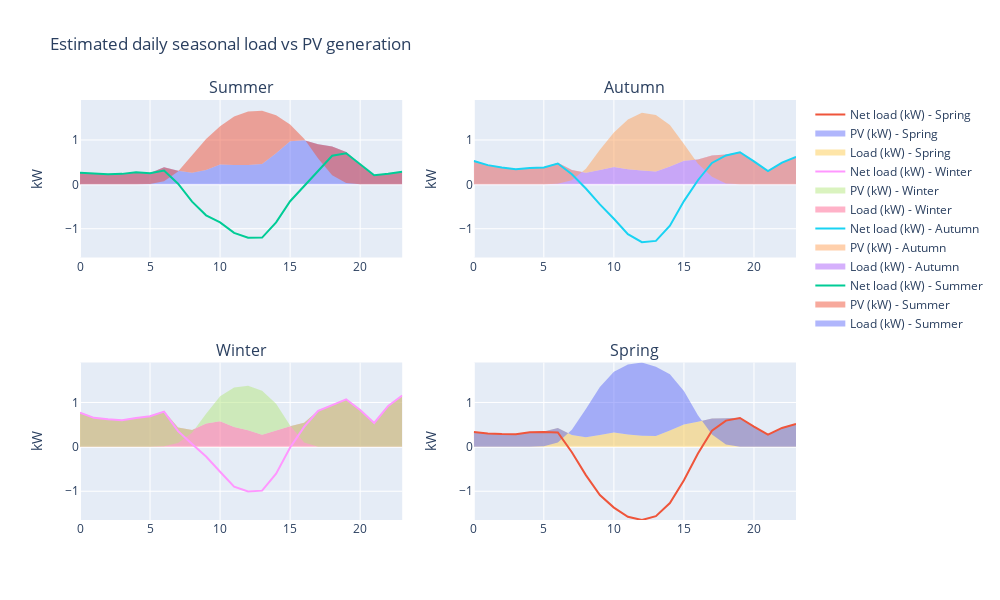

The cell this chart's notebook holds for it:
### Code cell
#  Showing the results
# ]f battery doesn't exist:

if battery_kwh == 0:

    display('Estimated annual PV energy generated: '+ Results['Annual_PV_Generation'].astype(int).astype(str) + ' kWh')
    display('Estimated annual PV energy generated per kW installed capacity: '+ Results['Annual_PV_Generation_per_kW'].astype(int).astype(str) + ' kWh')
    display('Estimated PV energy consumed on-site: '+ Results['Est_Annual_PV_self_consumption_SolarOnly'].astype(int).astype(str) + ' kWh')
    display('Estimated annual CO2 emissions avoided: ' + (0.82* Results['Annual_PV_Generation']).astype(int).astype(str)  + ' kg CO2')
    display('Estimated energy exported to grid (No battery): '+ Results['Est_Annual_PV_export_SolarOnly'].astype(int).astype(str) + ' kWh')
    display('Estimated saving due to not using the grid (No battery): '+ Results['Saving_due_to_not_using_grid_SolarOnly'].astype(int).astype(str) + ' $')
    display('Estimated annual Feed-in tariff payment (No battery): '+ Results['FiT_Payment_SolarOnly'].astype(int).astype(str) + ' $')
    display('Estimated total annual saving (No battery): '+ Results['Annual_Saving_SolarOnly'].astype(int).astype(str) + ' $')

else:
    
    display('Estimated annual PV energy generated: '+ Results['Annual_PV_Generation'].astype(int).astype(str) + ' kWh')
    display('Estimated annual PV energy generated per kW installed capacity: '+ Results['Annual_PV_Generation_per_kW'].astype(int).astype(str) + ' kWh')

    display('Estimated annual CO2 emissions avoided: ' + (0.82* Results['Annual_PV_Generation']).astype(int).astype(str)  + ' kg CO2')

    display('Result without battery:')
    display('Estimated PV energy consumed on-site (No Battery): '+ Results['Est_Annual_PV_self_consumption_SolarOnly'].astype(int).astype(str) + ' kWh')
    display('Estimated energy exported to grid (No battery): '+ Results['Est_Annual_PV_export_SolarOnly'].astype(int).astype(str) + ' kWh')
    display('Estimated saving due to not using the grid (No battery): '+ Results['Saving_due_to_not_using_grid_SolarOnly'].astype(int).astype(str) + ' $')
    display('Estimated annual Feed-in tariff payment (No battery): '+ Results['FiT_Payment_SolarOnly'].astype(int).astype(str) + ' $')
    display('Estimated total annual saving (No battery): '+ Results['Annual_Saving_SolarOnly'].astype(int).astype(str) + ' $')

    display('Result with battery:')
    display('Estimated PV energy consumed on-site: '+ Results['Est_Annual_PV_self_consumption_sol_batt'].astype(int).astype(str) + ' kWh')

    display('Estimated energy exported to grid: '+ Results['Est_Annual_PV_export_sol_batt'].astype(int).astype(str) + ' kWh')
    display('Estimated saving due to not using the grid: '+ Results['Saving_due_to_not_using_grid_sol_batt'].astype(int).astype(str) + ' $')
    display('Estimated annual Feed-in tariff payment: '+ Results['FiT_Payment_sol_batt'].astype(int).astype(str) + ' $')
    display('Estimated total annual saving: '+ Results['Annual_Saving_sol_batt'].astype(int).astype(str) + ' $')

# Estimated daily seasonal load vs PV generation

LoadSeasonalPattern=pd.read_json(Results['Load_seasonal_pattern_kW'])
PVSeasonalPattern=pd.read_json(Results['PV_seasonal_pattern_kW'])
if battery_kwh > 0:
    PVBattSeasonalPattern=pd.read_json(Results['pv_batt_seasonal_pattern_kW'])

LoadSeasonalPattern_Sum=LoadSeasonalPattern.loc[LoadSeasonalPattern[0]==1,[1,2]]
LoadSeasonalPattern_Fal=LoadSeasonalPattern.loc[LoadSeasonalPattern[0]==2,[1,2]]
LoadSeasonalPattern_Win=LoadSeasonalPattern.loc[LoadSeasonalPattern[0]==3,[1,2]]
LoadSeasonalPattern_Spr=LoadSeasonalPattern.loc[LoadSeasonalPattern[0]==4,[1,2]]

PVSeasonalPattern_Sum=PVSeasonalPattern.loc[PVSeasonalPattern[0]==1,[1,2]]
PVSeasonalPattern_Fal=PVSeasonalPattern.loc[PVSeasonalPattern[0]==2,[1,2]]
PVSeasonalPattern_Win=PVSeasonalPattern.loc[PVSeasonalPattern[0]==3,[1,2]]
PVSeasonalPattern_Spr=PVSeasonalPattern.loc[PVSeasonalPattern[0]==4,[1,2]]
# if battery exists:

if battery_kwh > 0:
    PVBattSeasonalPattern_Sum=PVBattSeasonalPattern.loc[PVBattSeasonalPattern[0]==1,[1,2]]
    PVBattSeasonalPattern_Fal=PVBattSeasonalPattern.loc[PVBattSeasonalPattern[0]==2,[1,2]]
    PVBattSeasonalPattern_Win=PVBattSeasonalPattern.loc[PVBattSeasonalPattern[0]==3,[1,2]]
    PVBattSeasonalPattern_Spr=PVBattSeasonalPattern.loc[PVBattSeasonalPattern[0]==4,[1,2]]

trace1 = go.Scatter(
    x=LoadSeasonalPattern_Sum[1],
    y=LoadSeasonalPattern_Sum[2],fill='tozeroy', mode= 'none',name='Load (kW) - Summer')
trace11 = go.Scatter(
    x=PVSeasonalPattern_Sum[1],
    y=PVSeasonalPattern_Sum[2],fill='tonexty', mode= 'none',name='PV (kW) - Summer')

if battery_kwh > 0:
    trace12 = go.Scatter(
        x=PVBattSeasonalPattern_Sum[1],
        y=PVBattSeasonalPattern_Sum[2], mode= 'lines',name='Net load (with battery) (kW) - Summer')   
trace13 = go.Scatter(
    x=LoadSeasonalPattern_Sum[1],
    y=LoadSeasonalPattern_Sum[2]-PVSeasonalPattern_Sum[2], mode= 'lines',name='Net load (kW) - Summer')   

trace2 = go.Scatter(
    x=LoadSeasonalPattern_Fal[1],
    y=LoadSeasonalPattern_Fal[2],
    xaxis='x2',yaxis='y2',fill='tozeroy', mode= 'none',name='Load (kW) - Autumn')
trace21 = go.Scatter(
    x=PVSeasonalPattern_Fal[1],
    y=PVSeasonalPattern_Fal[2],
    xaxis='x2',yaxis='y2',fill='tonexty', mode= 'none',name='PV (kW) - Autumn')

if battery_kwh > 0:
    trace22 = go.Scatter(
        x=PVBattSeasonalPattern_Fal[1],
        y=PVBattSeasonalPattern_Fal[2], mode= 'lines',name='Net load (with battery) (kW) - Autumn')  
trace23 = go.Scatter(
    x=LoadSeasonalPattern_Fal[1],
    y=LoadSeasonalPattern_Fal[2]-PVSeasonalPattern_Fal[2], mode= 'lines',name='Net load (kW) - Autumn') 

trace3 = go.Scatter(
    x=LoadSeasonalPattern_Win[1],
    y=LoadSeasonalPattern_Win[2],
    xaxis='x3',yaxis='y3',fill='tozeroy', mode= 'none',name='Load (kW) - Winter')
trace31 = go.Scatter(
    x=PVSeasonalPattern_Win[1],
    y=PVSeasonalPattern_Win[2],
    xaxis='x3',yaxis='y3',fill='tonexty', mode= 'none',name='PV (kW) - Winter')

if battery_kwh > 0:   
    trace32 = go.Scatter(
        x=PVBattSeasonalPattern_Win[1],
        y=PVBattSeasonalPattern_Win[2], mode= 'lines',name='Net load (with battery) (kW) - Winter')  
trace33 = go.Scatter(
    x=LoadSeasonalPattern_Win[1],
    y=LoadSeasonalPattern_Win[2]-PVSeasonalPattern_Win[2], mode= 'lines',name='Net load (kW) - Winter') 

trace4 = go.Scatter(
    x=LoadSeasonalPattern_Spr[1],
    y=LoadSeasonalPattern_Spr[2],
    xaxis='x4',yaxis='y4',fill='tozeroy', mode= 'none',name='Load (kW) - Spring')
trace41 = go.Scatter(
    x=PVSeasonalPattern_Spr[1],
    y=PVSeasonalPattern_Spr[2],
    xaxis='x4',yaxis='y4',fill='tonexty', mode= 'none',name='PV (kW) - Spring')

if battery_kwh > 0:
    trace42 = go.Scatter(
        x=PVBattSeasonalPattern_Spr[1],
        y=PVBattSeasonalPattern_Spr[2], mode= 'lines',name='Net load (with battery) (kW) - Spring') 
trace43 = go.Scatter(
    x=LoadSeasonalPattern_Spr[1],
    y=LoadSeasonalPattern_Spr[2]-PVSeasonalPattern_Spr[2], mode= 'lines',name='Net load (kW) - Spring')  


fig = tools.make_subplots(rows=2, cols=2, print_grid=False, subplot_titles=('Summer', 'Autumn',
                                                          'Winter', 'Spring'))
fig.append_trace(trace1, 1, 1)
fig.append_trace(trace11, 1, 1)
if battery_kwh > 0:
    fig.append_trace(trace12, 1, 1)
fig.append_trace(trace13, 1, 1)

fig.append_trace(trace2, 1, 2)
fig.append_trace(trace21, 1, 2)
if battery_kwh > 0:
    fig.append_trace(trace22, 1, 2)
fig.append_trace(trace23, 1, 2)

fig.append_trace(trace3, 2, 1)
fig.append_trace(trace31, 2, 1)
if battery_kwh > 0:
    fig.append_trace(trace32, 2, 1)
fig.append_trace(trace33, 2, 1)

fig.append_trace(trace4, 2, 2)
fig.append_trace(trace41, 2, 2)
if battery_kwh > 0:
    fig.append_trace(trace42, 2, 2)
fig.append_trace(trace43, 2, 2)

MaxRange=max(max(LoadSeasonalPattern[2]),max(PVSeasonalPattern[2]))

if battery_kwh > 0:
    MinRange=min(min(LoadSeasonalPattern[2]-PVSeasonalPattern[2]),min(PVBattSeasonalPattern[2]))
else:
    MinRange=min(LoadSeasonalPattern[2]-PVSeasonalPattern[2])
    
fig['layout']['yaxis1'].update(title='kW',range=[MinRange,MaxRange])
fig['layout']['yaxis2'].update(title='kW',range=[MinRange,MaxRange])
fig['layout']['yaxis3'].update(title='kW',range=[MinRange,MaxRange])
fig['layout']['yaxis4'].update(title='kW',range=[MinRange,MaxRange])

fig['layout'].update(height=600, width=1000, title='Estimated daily seasonal load vs PV generation',showlegend=True)
# fig = go.Figure(data, layout)
iplot(fig)

### Figure 1 — Plotly figure (JSON) as saved in the notebook; plotly's stock layout.template omitted (floating-point values rounded to 4 significant figures)
{"data": [{"fill": "tozeroy", "mode": "none", "name": "Load (kW) - Summer", "type": "scatter", "x": [0, 1, 2, 3, 4, 5, 6, 7, 8, 9, 10, 11, 12, 13, 14, 15, 16, 17, 18, 19, 20, 21, 22, 23], "xaxis": "x", "y": [0.2636, 0.2429, 0.2292, 0.2361, 0.2748, 0.2575, 0.3851, 0.3049, 0.2631, 0.3229, 0.4489, 0.4345, 0.4386, 0.459, 0.7006, 0.9688, 0.9923, 0.9039, 0.8511, 0.7298, 0.4522, 0.2041, 0.239, 0.2862], "yaxis": "y"}, {"fill": "tonexty", "mode": "none", "name": "PV (kW) - Summer", "type": "scatter", "x": [0, 1, 2, 3, 4, 5, 6, 7, 8, 9, 10, 11, 12, 13, 14, 15, 16, 17, 18, 19, 20, 21, 22, 23], "xaxis": "x", "y": [0, 0, 0, 0, 0, 0.005538, 0.07217, 0.291, 0.6536, 1.021, 1.306, 1.528, 1.641, 1.658, 1.558, 1.349, 1.028, 0.5834, 0.2056, 0.0287, 0, 0, 0, 0], "yaxis": "y"}, {"mode": "lines", "name": "Net load (kW) - Summer", "type": "scatter", "x": [0, 1, 2, 3, 4, 5, 6, 7, 8, 9, 10, 11, 12, 13, 14, 15, 16, 17, 18, 19, 20, 21, 22, 23], "xaxis": "x", "y": [0.2636, 0.2429, 0.2292, 0.2361, 0.2748, 0.2519, 0.3129, 0.01384, -0.3905, -0.6982, -0.8574, -1.093, -1.203, -1.199, -0.8574, -0.3803, -0.0357, 0.3206, 0.6455, 0.7011, 0.4522, 0.2041, 0.239, 0.2862], "yaxis": "y"}, {"fill": "tozeroy", "mode": "none", "name": "Load (kW) - Autumn", "type": "scatter", "x": [0, 1, 2, 3, 4, 5, 6, 7, 8, 9, 10, 11, 12, 13, 14, 15, 16, 17, 18, 19, 20, 21, 22, 23], "xaxis": "x2", "y": [0.5264, 0.4333, 0.3802, 0.3423, 0.3682, 0.3807, 0.484, 0.3226, 0.2595, 0.3259, 0.3919, 0.3393, 0.3134, 0.287, 0.4047, 0.5318, 0.5575, 0.6525, 0.6735, 0.7236, 0.5187, 0.2982, 0.4909, 0.6192], "yaxis": "y2"}, {"fill": "tonexty", "mode": "none", "name": "PV (kW) - Autumn", "type": "scatter", "x": [0, 1, 2, 3, 4, 5, 6, 7, 8, 9, 10, 11, 12, 13, 14, 15, 16, 17, 18, 19, 20, 21, 22, 23], "xaxis": "x2", "y": [0, 0, 0, 0, 0, 0, 0.01555, 0.09359, 0.3534, 0.7784, 1.167, 1.461, 1.615, 1.561, 1.336, 0.9091, 0.4649, 0.1702, 0.0215, 0.0004831, 0, 0, 0, 0], "yaxis": "y2"}, {"mode": "lines", "name": "Net load (kW) - Autumn", "type": "scatter", "x": [0, 1, 2, 3, 4, 5, 6, 7, 8, 9, 10, 11, 12, 13, 14, 15, 16, 17, 18, 19, 20, 21, 22, 23], "xaxis": "x2", "y": [0.5264, 0.4333, 0.3802, 0.3423, 0.3682, 0.3807, 0.4685, 0.2291, -0.0939, -0.4525, -0.7754, -1.122, -1.302, -1.274, -0.931, -0.3773, 0.09254, 0.4823, 0.652, 0.7232, 0.5187, 0.2982, 0.4909, 0.6192], "yaxis": "y2"}, {"fill": "tozeroy", "mode": "none", "name": "Load (kW) - Winter", "type": "scatter", "x": [0, 1, 2, 3, 4, 5, 6, 7, 8, 9, 10, 11, 12, 13, 14, 15, 16, 17, 18, 19, 20, 21, 22, 23], "xaxis": "x3", "y": [0.7687, 0.6531, 0.62, 0.6017, 0.6504, 0.6883, 0.8037, 0.4373, 0.3794, 0.5283, 0.5776, 0.4449, 0.3719, 0.2746, 0.3678, 0.4643, 0.5449, 0.8128, 0.9393, 1.071, 0.829, 0.5382, 0.9214, 1.156], "yaxis": "y3"}, {"fill": "tonexty", "mode": "none", "name": "PV (kW) - Winter", "type": "scatter", "x": [0, 1, 2, 3, 4, 5, 6, 7, 8, 9, 10, 11, 12, 13, 14, 15, 16, 17, 18, 19, 20, 21, 22, 23], "xaxis": "x3", "y": [0, 0, 0, 0, 0, 0, 0.0108, 0.08445, 0.3175, 0.7465, 1.139, 1.34, 1.378, 1.261, 0.9727, 0.4793, 0.09537, 0.002252, 0, 0, 0, 0, 0, 0], "yaxis": "y3"}, {"mode": "lines", "name": "Net load (kW) - Winter", "type": "scatter", "x": [0, 1, 2, 3, 4, 5, 6, 7, 8, 9, 10, 11, 12, 13, 14, 15, 16, 17, 18, 19, 20, 21, 22, 23], "xaxis": "x3", "y": [0.7687, 0.6531, 0.62, 0.6017, 0.6504, 0.6883, 0.7929, 0.3528, 0.06189, -0.2182, -0.5613, -0.8949, -1.006, -0.9865, -0.6049, -0.01498, 0.4495, 0.8105, 0.9393, 1.071, 0.829, 0.5382, 0.9214, 1.156], "yaxis": "y3"}, {"fill": "tozeroy", "mode": "none", "name": "Load (kW) - Spring", "type": "scatter", "x": [0, 1, 2, 3, 4, 5, 6, 7, 8, 9, 10, 11, 12, 13, 14, 15, 16, 17, 18, 19, 20, 21, 22, 23], "xaxis": "x4", "y": [0.3369, 0.3027, 0.2905, 0.2856, 0.3283, 0.3477, 0.4249, 0.2643, 0.2142, 0.2656, 0.3248, 0.2804, 0.2523, 0.2417, 0.3667, 0.502, 0.5629, 0.6383, 0.6437, 0.6549, 0.4569, 0.2736, 0.4262, 0.5147], "yaxis": "y4"}, {"fill": "tonexty", "mode": "none", "name": "PV (kW) - Spring", "type": "scatter", "x": [0, 1, 2, 3, 4, 5, 6, 7, 8, 9, 10, 11, 12, 13, 14, 15, 16, 17, 18, 19, 20, 21, 22, 23], "xaxis": "x4", "y": [0, 0, 0, 0, 0, 0.01072, 0.0995, 0.3867, 0.8504, 1.35, 1.693, 1.856, 1.9, 1.802, 1.633, 1.256, 0.7136, 0.2763, 0.05184, 0.00382, 0, 0, 0, 0], "yaxis": "y4"}, {"mode": "lines", "name": "Net load (kW) - Spring", "type": "scatter", "x": [0, 1, 2, 3, 4, 5, 6, 7, 8, 9, 10, 11, 12, 13, 14, 15, 16, 17, 18, 19, 20, 21, 22, 23], "xaxis": "x4", "y": [0.3369, 0.3027, 0.2905, 0.2856, 0.3283, 0.337, 0.3254, -0.1223, -0.6362, -1.084, -1.369, -1.576, -1.648, -1.561, -1.266, -0.7536, -0.1507, 0.3619, 0.5919, 0.6511, 0.4569, 0.2736, 0.4262, 0.5147], "yaxis": "y4"}], "layout": {"annotations": [{"font": {"size": 16}, "showarrow": false, "text": "Summer", "x": 0.225, "xanchor": "center", "xref": "paper", "y": 1, "yanchor": "bottom", "yref": "paper"}, {"font": {"size": 16}, "showarrow": false, "text": "Autumn", "x": 0.775, "xanchor": "center", "xref": "paper", "y": 1, "yanchor": "bottom", "yref": "paper"}, {"font": {"size": 16}, "showarrow": false, "text": "Winter", "x": 0.225, "xanchor": "center", "xref": "paper", "y": 0.375, "yanchor": "bottom", "yref": "paper"}, {"font": {"size": 16}, "showarrow": false, "text": "Spring", "x": 0.775, "xanchor": "center", "xref": "paper", "y": 0.375, "yanchor": "bottom", "yref": "paper"}], "height": 600, "showlegend": true, "title": {"text": "Estimated daily seasonal load vs PV generation"}, "width": 1000, "xaxis": {"anchor": "y", "domain": [0, 0.45]}, "xaxis2": {"anchor": "y2", "domain": [0.55, 1]}, "xaxis3": {"anchor": "y3", "domain": [0, 0.45]}, "xaxis4": {"anchor": "y4", "domain": [0.55, 1]}, "yaxis": {"anchor": "x", "domain": [0.625, 1], "range": [-1.648, 1.9], "title": {"text": "kW"}}, "yaxis2": {"anchor": "x2", "domain": [0.625, 1], "range": [-1.648, 1.9], "title": {"text": "kW"}}, "yaxis3": {"anchor": "x3", "domain": [0, 0.375], "range": [-1.648, 1.9], "title": {"text": "kW"}}, "yaxis4": {"anchor": "x4", "domain": [0, 0.375], "range": [-1.648, 1.9], "title": {"text": "kW"}}}}
